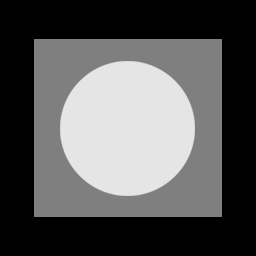
#> input picture CH05/input/Fig0503 (original_pattern).tif, 256 x 256 px
$ python noise.py 'input/Fig0503 (original_pattern).tif'
#> lines starting #> are read from the running program, lines starting #| are printed output that depends on the picture
import skimage
from skimage import io, filters, color
import matplotlib.pyplot as plt
import numpy as np
import math
import sys

FILE_NAME = "Fig0503 (original_pattern).tif"
INPUT_FILE = "input/"+FILE_NAME
OUTPUT_FILE = "output/"+FILE_NAME[:-4]+".png"

img = io.imread(INPUT_FILE)
#> img is the input picture: shape (256, 256); min 0, max 229, mean 87.1
img = skimage.img_as_float(img)

f,axs = plt.subplots(2,4)

def disable_tick(axs):
    for u in range(len(axs)):
        for v in range(len(axs[0])):
            axs[u,v].axes.get_xaxis().set_ticks([])
            axs[u,v].axes.get_yaxis().set_ticks([])

disable_tick(axs)

axs[0,0].imshow(img,cmap="gray")
axs[0,0].set_title("original")
axs[1,0].hist(img.ravel(), bins=256, range=(0.0, 1.0), fc='k', ec='k')

mean = 0
sigma = 0.1
img2 = img + np.random.normal(mean,sigma, img.shape)
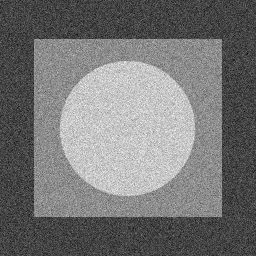
#> img2: shape (256, 256) float64; min -0.466, max 1.28, mean 0.341; drawn with min black and max white
axs[0,1].imshow(img2,cmap="gray")
axs[0,1].set_title("original")
axs[1,1].hist(img2.ravel(), bins=256, range=(0.0, 1.0), fc='k', ec='k')

img3 = img+np.random.rayleigh(0.1,img.shape)
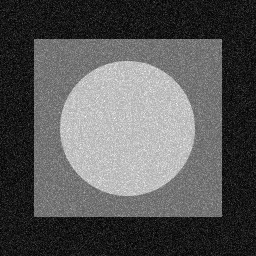
#> img3: shape (256, 256) float64; min 0.000257, max 1.35, mean 0.467; drawn with min black and max white
axs[0,2].imshow(img3,cmap="gray")
axs[0,2].set_title("original")
axs[1,2].hist(img3.ravel(), bins=256, range=(0.0, 1.0), fc='k', ec='k')

img4 = img
amount = 0.1
img4[np.random.uniform(0.0,1.0,img.shape)<amount]=1
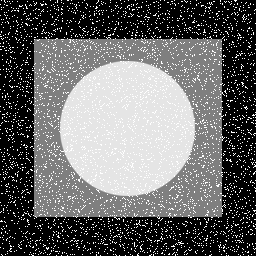
#> img4: shape (256, 256) float64; min 0, max 1, mean 0.407
axs[0,3].imshow(img4,cmap="gray")
axs[0,3].set_title("original")
axs[1,3].hist(img4.ravel(), bins=256, range=(0.0, 1.0), fc='k', ec='k')


plt.savefig("output/"+sys.argv[0][:-2]+"png")
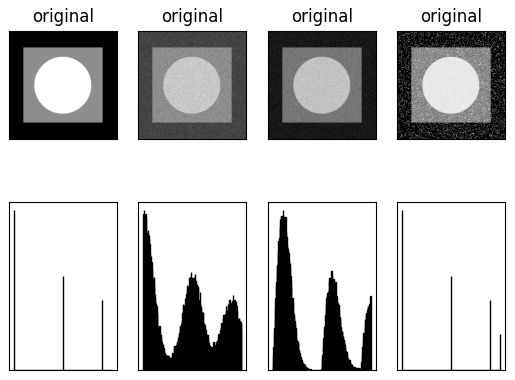
#> figure drawn by matplotlib, 8 panels
plt.show()
